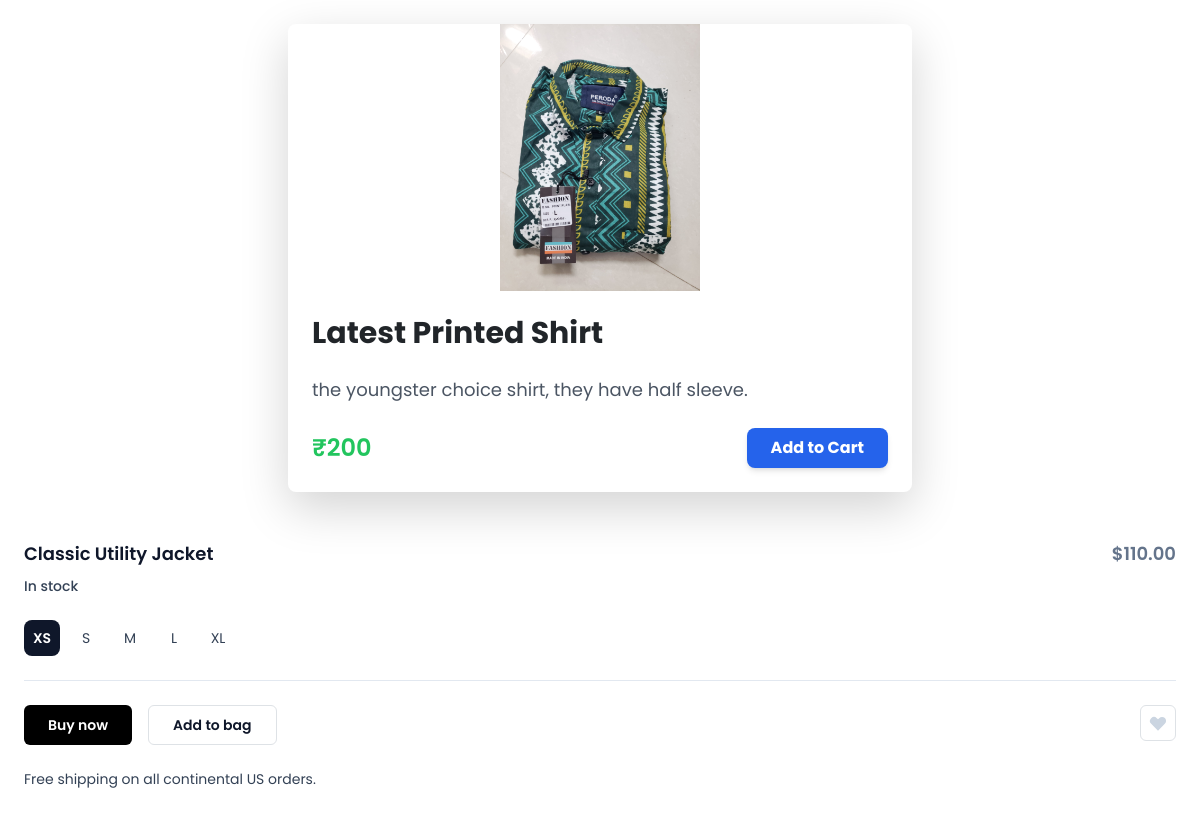
Screenshot of /product/4/ with the database file from the repository.
### New_App/models.py (models this page shows, shortened)
class Products(models.Model):
    name = models.CharField(max_length=100)
    price = models.IntegerField()
    description = models.TextField()
    image = models.ImageField(upload_to='images/')
    created_at = models.DateTimeField(auto_now_add=True)

### New_App/views.py (the view)
# urls.py: path('product/<int:product_id>/', product_detail, name='product_detail'),
def product_detail(request, product_id):
    product = get_object_or_404(Products, id=product_id)
    size_obj = Size.objects.all()
    return render(request, 'product-detail.html', {'product': product})

### New_App/templates/product-detail.html (shortened to what this page needs)
{% extends "base.html" %}
{% block start %}
<div class="container mx-auto p-6 max-w-2xl">
    <div class="bg-white shadow-lg rounded-lg overflow-hidden">
        <div class="flex justify-center">
            <img
                src="{{ product.image.url }}"
                alt="{{ product.name }}"
                class="max-w-sm object-contain"
                style="width: 200px; height: auto;"
            >
        </div>
        <div class="p-6">
            <h1 class="text-3xl font-bold text-blue-gray-900 mb-4">{{ product.name }}</h1>
            <p class="text-lg text-gray-600 leading-relaxed mb-6">
                {{ product.description }}
            </p>
            <div class="flex items-center justify-between">
                <span class="text-2xl font-semibold text-green-500">
                    ₹{{ product.price }}
                </span>
                <button
                    onclick="location.href='{% url 'add_to_cart' product.id %}'"
                    class="bg-blue-600 hover:bg-blue-700 text-white font-bold py-2 px-6 rounded-lg shadow-md transition-all duration-300 ease-in-out transform hover:scale-105"
                    type="button">
                    Add to Cart
                </button>
            </div>
        </div>
    </div>
</div>
  <form class="flex-auto p-6">
    <div class="flex flex-wrap">
      <h1 class="flex-auto text-lg font-semibold text-slate-900">
        Classic Utility Jacket
      </h1>
      <div class="text-lg font-semibold text-slate-500">
        $110.00
      </div>
      <div class="w-full flex-none text-sm font-medium text-slate-700 mt-2">
        In stock
      </div>
    </div>
    <div class="flex items-baseline mt-4 mb-6 pb-6 border-b border-slate-200">
      <div class="space-x-2 flex text-sm">
        <label>
          <div class="w-9 h-9 rounded-lg flex items-center justify-center text-slate-700 peer-checked:font-semibold peer-checked:bg-slate-900 peer-checked:text-white">
            XS
          </div>
        </label>
        <label>
          <div class="w-9 h-9 rounded-lg flex items-center justify-center text-slate-700 peer-checked:font-semibold peer-checked:bg-slate-900 peer-checked:text-white">
            S
          </div>
        </label>
        <label>
          <div class="w-9 h-9 rounded-lg flex items-center justify-center text-slate-700 peer-checked:font-semibold peer-checked:bg-slate-900 peer-checked:text-white">
            M
          </div>
        </label>
        <label>
          <div class="w-9 h-9 rounded-lg flex items-center justify-center text-slate-700 peer-checked:font-semibold peer-checked:bg-slate-900 peer-checked:text-white">
            L
          </div>
        </label>
        <label>
          <div class="w-9 h-9 rounded-lg flex items-center justify-center text-slate-700 peer-checked:font-semibold peer-checked:bg-slate-900 peer-checked:text-white">
            XL
          </div>
        </label>
      </div>
    </div>
    <div class="flex space-x-4 mb-6 text-sm font-medium">
      <div class="flex-auto flex space-x-4">
        <button class="h-10 px-6 font-semibold rounded-md bg-black text-white" type="submit">
          Buy now
        </button>
        <button class="h-10 px-6 font-semibold rounded-md border border-slate-200 text-slate-900" type="button">
          Add to bag
        </button>
      </div>
      <button class="flex-none flex items-center justify-center w-9 h-9 rounded-md text-slate-300 border border-slate-200" type="button" aria-label="Like">
        <svg width="20" height="20" fill="currentColor" aria-hidden="true">
          <path fill-rule="evenodd" clip-rule="evenodd" d="M3.172 5.172a4 4 0 015.656 0L10 6.343l1.172-1.171a4 4 0 115.656 5.656L10 17.657l-6.828-6.829a4 4 0 010-5.656z" />
        </svg>
      </button>
    </div>
    <p class="text-sm text-slate-700">
      Free shipping on all continental US orders.
    </p>
  </form>
{% endblock %}

### static/css/style.css (style rules this page uses)
:root { --primary-color: #e5c641; --text-dark: #000000; --text-light: #737373; --extra-light: #f4f6f6; --white: #ffffff; --max-width: 1200px; }
* { padding: 0; margin: 0; box-sizing: border-box; }
img { display: flex; width: 100%; }
html, body { scroll-behavior: smooth; }
body { font-family: "Poppins", sans-serif; }

### rows the page displays
Products: image (picture), name "Latest Printed Shirt", description "the youngster choice shirt, they have half sleeve.", price "200"
